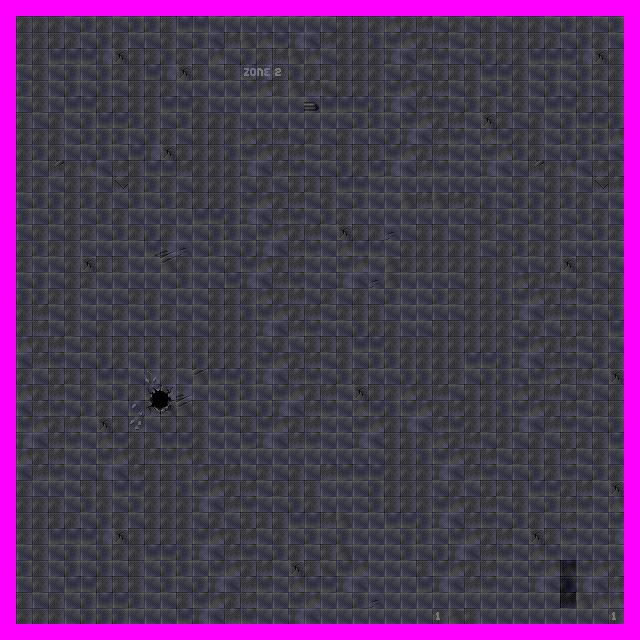

Rendered tile map (Tiled .tmx) drawn with the repository's tilesets; below, a short description and the map source with its tile grids summarised:
An orthogonal 40x40 tile map with 16x16 px tiles, 2 tile layers (background, walls), 2 tilesets and 20 objects (8x waiting1, 3x waiting2, 2x vertical, 2x ammo, 2x energy, ...).

<map version="1.4" tiledversion="1.4.3" orientation="orthogonal" renderorder="right-down" width="40" height="40" tilewidth="16" tileheight="16" infinite="0" nextlayerid="4" nextobjectid="29">
 <tileset firstgid="1" name="tileset" tilewidth="16" tileheight="16" tilecount="500" columns="20">
  <image source="tilesets/tileset01.png" width="320" height="400" />
 </tileset>
 <tileset firstgid="501" name="tileset2" tilewidth="16" tileheight="16" tilecount="500" columns="20">
  <image source="tilesets/tileset02.png" width="320" height="400" />
 </tileset>
 <layer id="1" name="background" width="40" height="40">
  <data>[1600 cells, 1600 non-empty, 42 distinct tile ids]</data>
 </layer>
 <layer id="2" name="walls" width="40" height="40">
  <data>[1600 cells, 156 non-empty, 2 distinct tile ids]</data>
 </layer>
 <objectgroup id="3" name="actors">
  <object id="2" name="alien" type="waiting1" x="192" y="32" width="32" height="32" />
  <object id="3" name="front door" type="vertical" x="368" y="32" width="16" height="32" />
  <object id="4" name="back door" type="horizontal" x="192" y="112" width="32" height="16" />
  <object id="5" name="alien" type="running" x="416" y="32" width="32" height="32" />
  <object id="6" name="alien" type="waiting1" x="240" y="32" width="32" height="32" />
  <object id="7" name="alien" type="waiting1" x="288" y="32" width="32" height="32" />
  <object id="8" name="alien" type="waiting1" x="192" y="80" width="32" height="32" />
  <object id="9" name="alien" type="waiting1" x="240" y="80" width="32" height="32" />
  <object id="10" name="alien" type="waiting1" x="288" y="80" width="32" height="32" />
  <object id="11" name="alien" type="waiting1" x="336" y="32" width="32" height="32" />
  <object id="12" name="alien" type="waiting1" x="336" y="80" width="32" height="32" />
  <object id="13" name="ammo" x="400" y="144" width="16" height="16" />
  <object id="14" name="ammo" x="48" y="64" width="16" height="16" />
  <object id="15" name="energy" x="224" y="64" width="16" height="16" />
  <object id="16" name="exit door" type="vertical" x="0" y="320" width="16" height="32" />
  <object id="17" name="alien mother" type="waiting2" x="112" y="224" width="78" height="127" />
  <object id="18" name="alien" type="waiting2" x="304" y="416" width="32" height="32" />
  <object id="19" name="energy" x="416" y="432" width="16" height="16" />
  <object id="25" name="alien" type="waiting2" x="336" y="304" width="32" height="32" />
  <object id="26" name="ellen" type="ripley" x="576" y="48" width="32" height="32" />
 </objectgroup>
</map>
